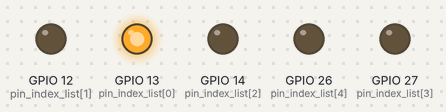
A program run on a simulated ESP32 board running MicroPython. Parts: output pins drawn as LEDs (lit = HIGH).

Above: at 0.05 s.
At 0.75 s:
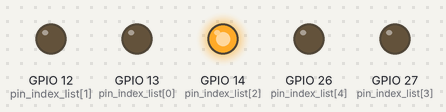
At 1.45 s:
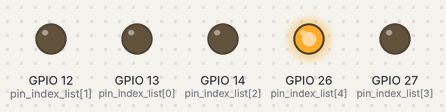
At 2.15 s:
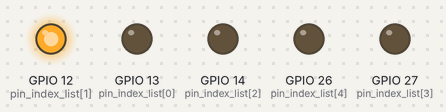
At 2.85 s:
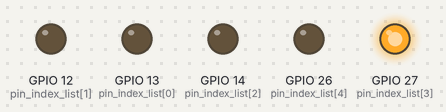
Timing chart, 0 to 3.1 s (numbered marks = the images above):
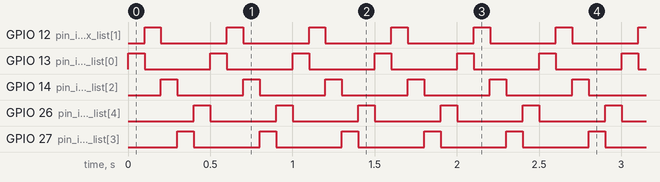

The program:

3.LED__.py
```python
'''
该程序作用是实现 LED 的移动
在线文档：https://docs.geeksman.com/esp32/MicroPython/05.esp32-micropython-water-lamp.html
'''

import time
from machine import Pin

# 定义 LED 控制引脚
pin_index_list = [13, 12, 14, 27, 26]

# 定义 led_pin_list 列表，保存 LED 管脚配置对象
led_pin_list = []

# 循环给 led_pin_list 列表添加对象
for i in pin_index_list:
    led_pin_list.append(Pin(i, Pin.OUT))

# 获取 LED_Pin_list 的长度
num = len(led_pin_list)

# LED全熄灭
for led_pin in led_pin_list:
    led_pin.value(0)

while True:

    for i in range(num):
        # LED逐个点亮
        led_pin_list[i].value(1)
        # 如果这颗 LED 是第一个，则需要改变最后一颗 LED 的状态
        if i == 0:
            led_pin_list[num - 1].value(0)
        # 如果这颗 LED 不是第一个，则需要改变它之前一颗 LED 的状态
        else:
            led_pin_list[i - 1].value(0)

        # 延时 0.2 秒
        time.sleep(0.1)
```

Measured:
- by itself, GPIO 12 (pin_index_list[1]), GPIO 13 (pin_index_list[0]), GPIO 14 (pin_index_list[2]), GPIO 26 (pin_index_list[4]), GPIO 27 (pin_index_list[3]): alternates HIGH for 0.10 s and LOW for 0.40 s
